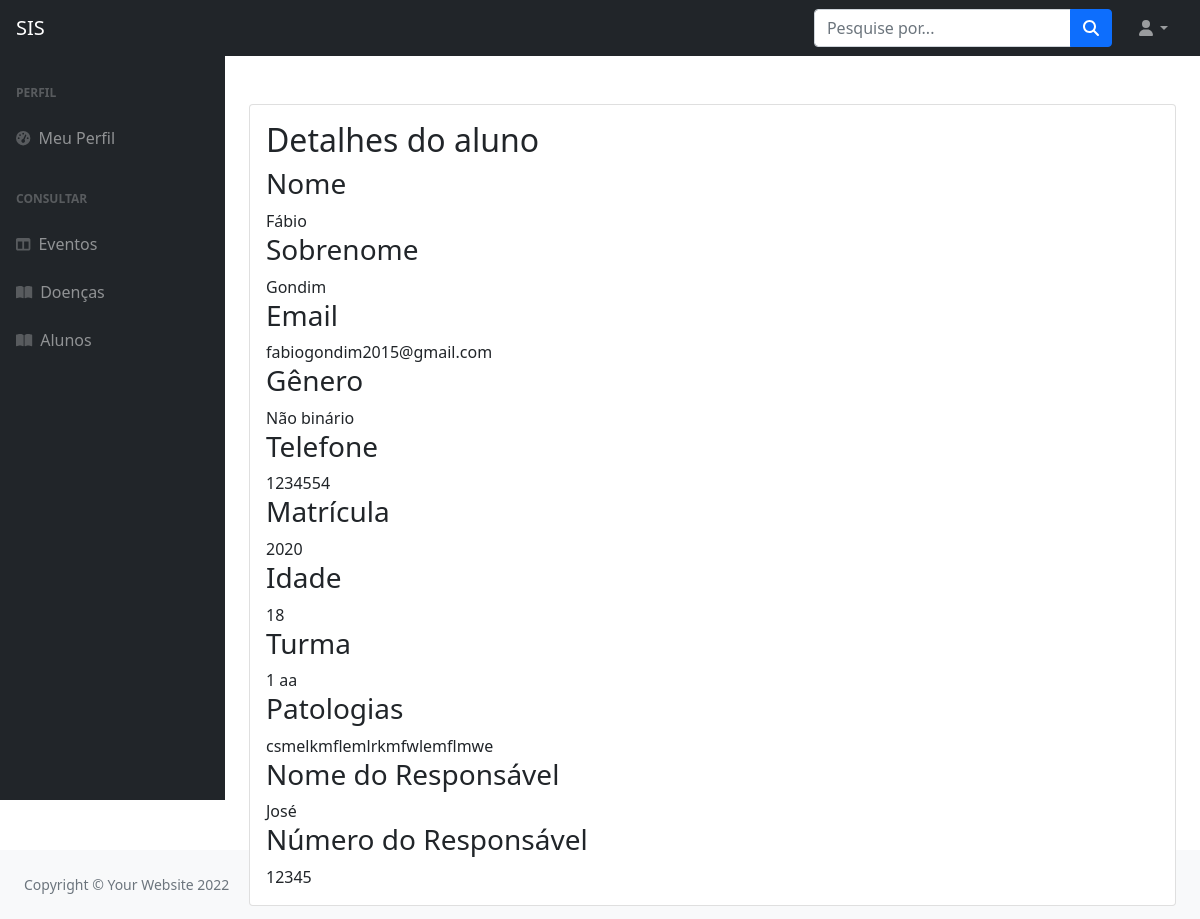
Screenshot of /alunos/3 (signed in) with the database file from the repository.
### accounts/models.py (models this page shows)
class Aluno(models.Model):
  user = models.OneToOneField(CustomUser, on_delete=models.CASCADE)
  matricula = models.CharField(max_length=15)
  idade = models.IntegerField(default=18)
  nome_responsavel = models.CharField(max_length=100)
  tel_responsavel = models.IntegerField('Telefone do Responsavel', default=000000000)
  turma = models.ForeignKey(Turma, on_delete=models.SET_NULL, null=True)
  patologias = models.TextField()

class CustomUser(AbstractUser):
  categorias = [
    ('aln', 'Aluno'),
    ('efm', 'Enfermeiro')
  ]
  generos = [
    ('mas', 'Masculino'),
    ('fem', 'Feminino'),
    ('!01', 'Não binário')
  ]
  categoria = models.CharField(max_length=3, choices=categorias, default='aln')
  telefone = models.IntegerField(default=000000000)
  genero = models.CharField(max_length=3, choices=generos)

class Turma(models.Model):
  name = models.CharField(max_length=30)
  def __str__(self):
    return self.name

### accounts/views.py (the view)
# urls.py: path('alunos/<int:id_aluno>', detail_aluno, name='detail_aluno'),
@login_required()
def detail_aluno(request, id_aluno):
    Enfermeiro.objects.get(user=request.user)
    aluno = Aluno.objects.get(pk=id_aluno)
    context = {
        'aluno': aluno
    }
    return render(request, 'alunos/detail.html', context)

### templates/alunos/detail.html
{% extends '_base.html' %}
{% block content %}
<div class="row">
    <div class="col-12">
        <div class="card">
            <div class="card-body">
                <h2 class="card-title">Detalhes do aluno</h2>
                <h3> Nome </h3>
                {{ aluno.user.first_name }}
                <h3>Sobrenome</h3>
                {{ aluno.user.last_name }}
                <h3>Email</h3>
                {{aluno.user.email}}
                <h3>Gênero</h3>
                {{aluno.user.get_genero_display }}
                <h3>Telefone</h3>
                {{aluno.user.telefone}}
                <h3>Matrícula</h3>
                {{aluno.matricula}}
                <h3>Idade</h3>
                {{aluno.idade}}
                <h3>Turma</h3>
                {{aluno.turma}}
                <h3>Patologias</h3>
                {{aluno.patologias}}
                <h3>Nome do Responsável</h3>
                {{aluno.nome_responsavel}}
                <h3>Número do Responsável</h3>
                {{aluno.tel_responsavel}}
            </div>
        </div>
    </div>
</div>
{% endblock %}

### rows the page displays
Aluno: user.first_name "Fábio", user.last_name "Gondim", user.email "fabiogondim2015@gmail.com", user.genero "Não binário", user.telefone "1234554", matricula "2020", idade "18", turma "1 aa", patologias "csmelkmflemlrkmfwlemflmwe", nome_responsavel "José", tel_responsavel "12345"
